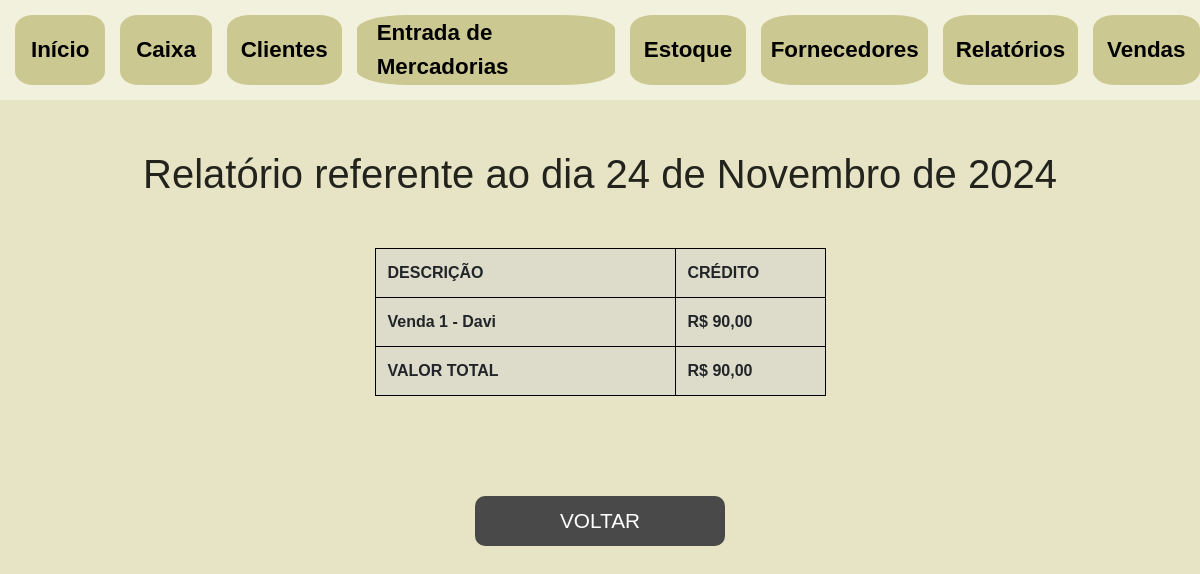
The page /relatoriovendas/1 on the database its author committed.
### sistema/models.py (models this page shows, shortened)
class Venda(models.Model):
    cliente = models.ForeignKey("Cliente", related_name="vendas", on_delete=models.CASCADE)
    relatorio = models.ForeignKey("RelatorioVendas", related_name="vendas", on_delete=models.CASCADE, blank=True, null=True)
    produtos = models.ManyToManyField(Produto, through="ItensVenda")
    valor = models.DecimalField(max_digits=10, decimal_places=2)
    data = models.DateTimeField(default=timezone.now)
    def __str__(self):
        return f"Venda {self.pk} - {self.cliente.nome}"

class Cliente(models.Model):
    nome = models.CharField(max_length=100, null=False, blank=False)
    rua = models.CharField(max_length=100, null=False, blank=False)
    bairro = models.CharField(max_length=100, null=False, blank=False)
    cidade = models.CharField(max_length=100, null=False, blank=False)
    cpf = models.CharField(max_length=100, null=False, blank=False, unique=True)
    telefone = models.CharField(max_length=100, null=False, blank=False)
    email = models.CharField(max_length=100, null=False, blank=False)

class RelatorioVendas(models.Model):
    data = models.DateTimeField(default=timezone.now)
    valorfinal = models.DecimalField(max_digits=10, decimal_places=2, null=True, blank=True)

### sistema/views.py (the view)
# urls.py: path('relatoriovendas/<int:pk>', RelatorioDeVendas.as_view(), name="relatorio_vendas"),
class RelatorioDeVendas(DetailView):
    template_name = "relatorioVendas.html"
    model = RelatorioVendas
    def get_context_data(self, **kwargs):
        context = super().get_context_data(**kwargs)
        relatorio = self.get_object()
        date = relatorio.data.date()
        context['data'] = date
        return context

### sistema/templates/relatorioVendas.html (shortened to what this page needs)
{% extends 'base.html' %}
{% load static %}
{% block content %}
<div>
    <div style="height: 50px;">
    </div>
    <h1 class="title-report-store-cashier">Relatório referente ao dia {{ data }}</h1>
    <table>
        <tr>
            <th style="width: 300px;">DESCRIÇÃO <th style="width: 150px;">CRÉDITO
        </tr>
        {% for venda in object.vendas.all %}
        <tr>
            <th>{{ venda }} <th>R$ {{ venda.valor|floatformat:"2" }}
        </tr>
        {% endfor %}
        <tr>
            <th>VALOR TOTAL <th>R$ {{ object.valorfinal|floatformat:"2" }}
        </tr>
    </table>
    <div class="div-botao-voltar">
        <a href="{% url 'sistema:relatorios' %}">
        <button class="btn-voltar">
            VOLTAR
        </button>
    </a>
    </div>
</div>
{% endblock %}

### static/css/style.css (style rules this page uses)
* { margin:0; padding: 0; font-family: Arial, Helvetica, sans-serif; }
body { background-color: #e6e4c4; }
table { height:20px; border-collapse: collapse; background-color: rgba(209, 209, 209, 0.438); margin:auto; }
td, th { border: 1px solid black; padding: 12px; }
.div-botao-voltar { display: flex; justify-content: center; margin-top: 100px; }
.btn-voltar { background-color: rgb(73, 73, 73); width: 250px; height: 50px; border-radius: 10px; border: none; cursor: pointer;color:white; text-decoration: none; text-align: center; font-size: 1.3rem; }
.title-report-store-cashier { text-align: center; margin-bottom: 50px; color: rgba(0, 0, 0, 0.849); }

### rows shown on the page
Venda: id+cliente "Venda 1 - Davi", valor "90,00"
RelatorioVendas: valorfinal "90,00"

### other values the page prints
{{ data }} "24 de Novembro de 2024"
